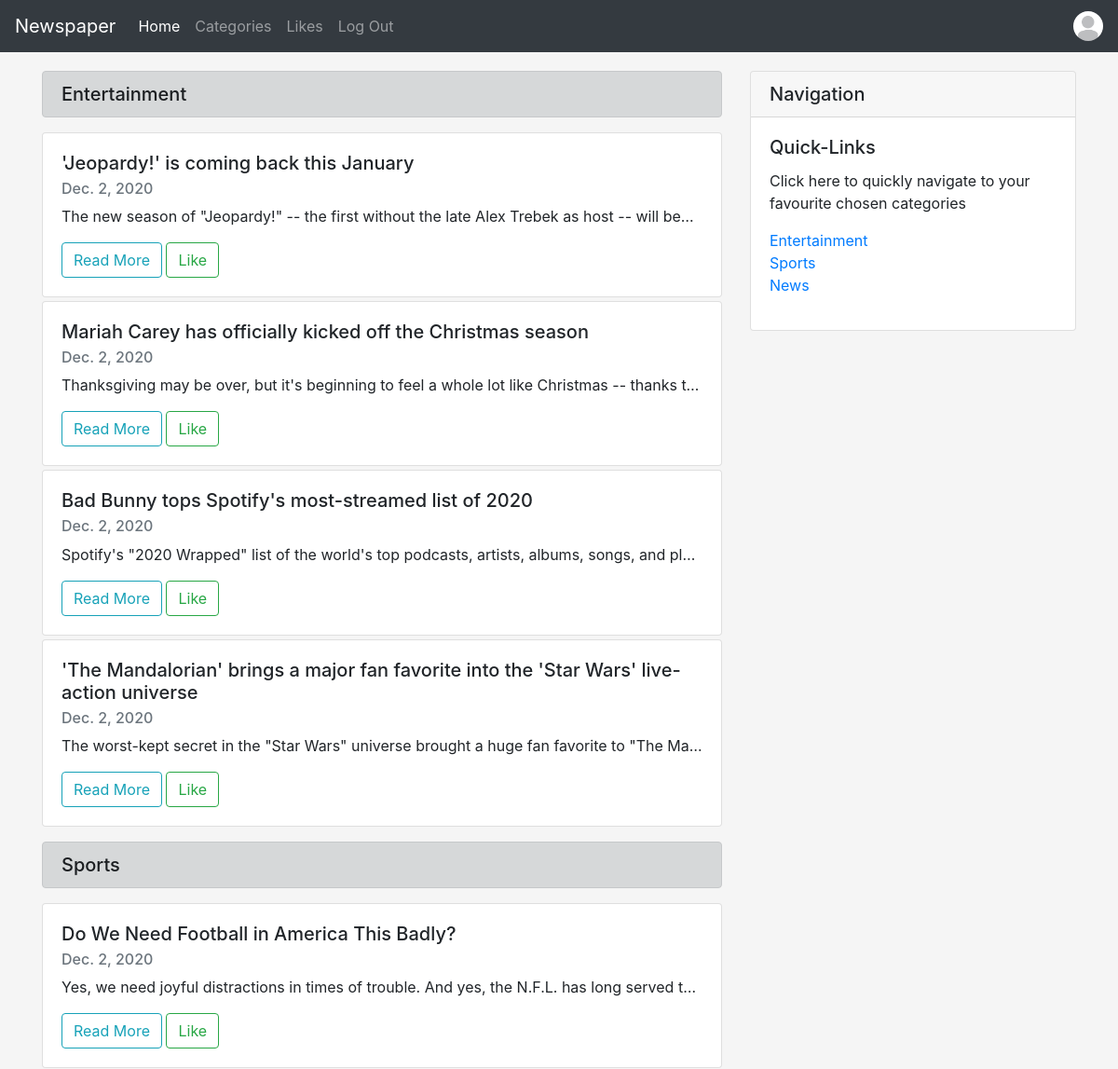
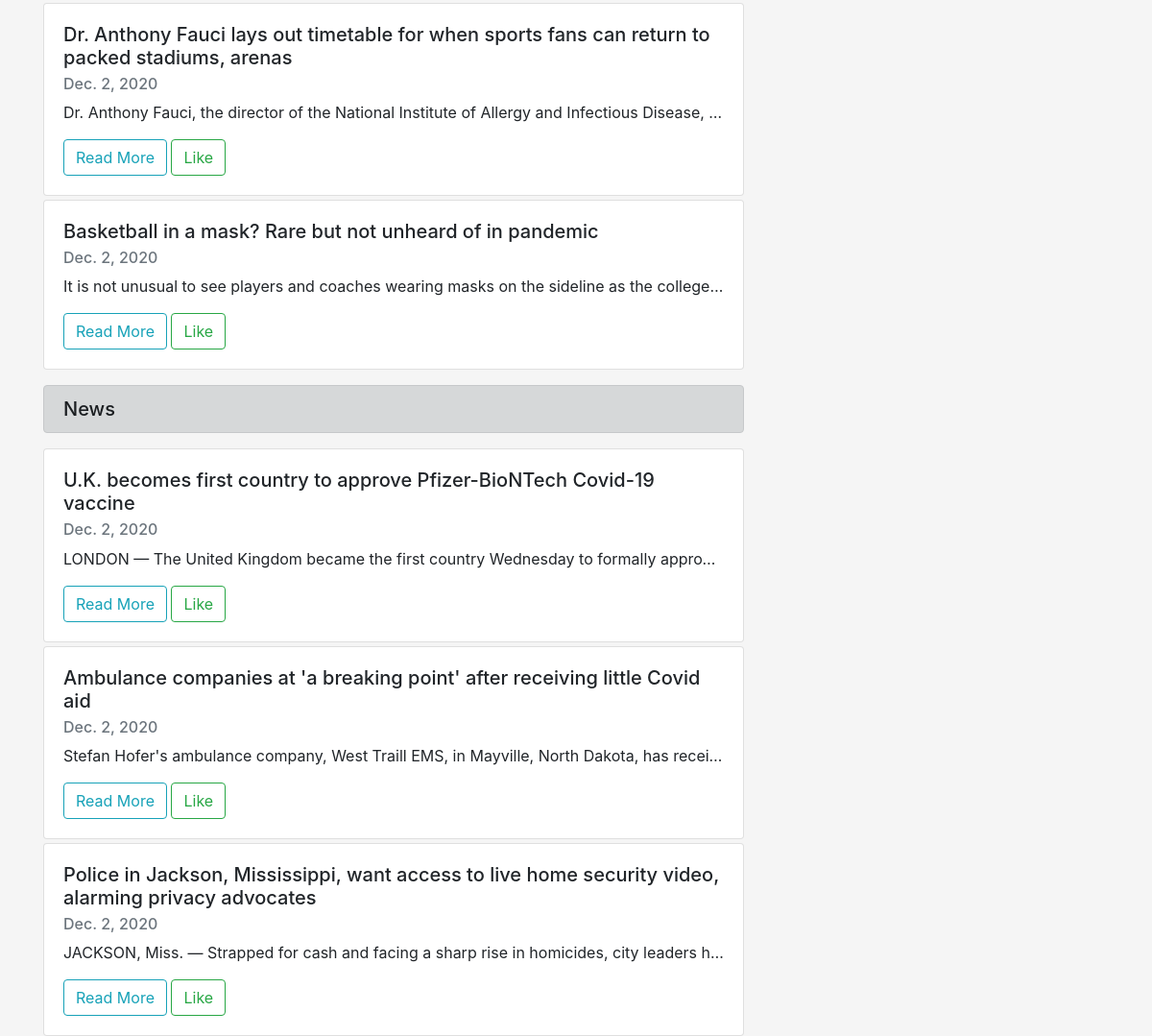
/newspaperapp/ (signed in), run on the app's committed database (2 pictures, top to bottom).
### newspaperapp/models.py (models this page shows, shortened)
class newsCategory(models.Model):
    name = models.CharField(max_length = 250, null=True, blank=True)
    def __str__(self):
        return self.name

class newsArticle(models.Model):
    headline = models.CharField(max_length = 500)
    text = models.TextField()
    category = models.ForeignKey(newsCategory, null=True, blank=True, on_delete=models.SET_NULL, related_name='newsArticles',)
    date = models.DateField(auto_now=False, auto_now_add=False)
    likes = models.ManyToManyField(User, blank=True, related_name="likes")

### newspaperapp/views.py (the view)
# urls.py: path('', viewArticles, name='index'),
@login_required(login_url='login')
def viewArticles(request):
    return render(request, 'newspaperapp/index.html', {
    'categories': newsCategory.objects.all(),
    })

### newspaperapp/templates/newspaperapp/index.html (shortened to what this page needs)
{% extends 'newspaperapp/base.html' %}
    {% block body %}
    <nav class="navbar navbar-expand-lg navbar-dark bg-dark">
        <a class="navbar-brand" href="{% url 'index' %}">Newspaper</a>
        <div class="collapse navbar-collapse" id="navbarSupportedContent">
            <ul class="navbar-nav mr-auto">
                <li class="nav-item active">
                    <a class="nav-link" href="{% url 'index' %}">Home <span class="sr-only">(current)</span></a>
                </li>
                <li class="nav-item">
                    <a class="nav-link" id="categories" href="{% url 'viewcategories' %}">Categories<span class="sr-only">(current)</span></a>
                </li>
                <li class="nav-item">
                    <a class="nav-link" href="{% url 'showLikes' %}">Likes<span class="sr-only">(current)</span></a>
                </li>
                <li class="nav-item">
                    <a class="nav-link" href="{% url 'logout' %}">Log Out</a>
                </li>
            </ul>
            <div class="my-2 my-lg-0">
                {% if user.userinfo.pic %}
                <a href="{% url 'viewuserinfo' %}"><img src="{{ user.userinfo.pic.url }}" width="32" height="32" class="rounded-circle" alt="Profile Picture"></a>
                {% else %}
                <a href="{% url 'viewuserinfo' %}"><img src="/media/images/default.jpg" width="32" height="32" class="rounded-circle" alt="Profile Picture"/></a>
                {% endif %}
            </div>
        </div>
    </nav>
    <div class="container">
        <div class="row mt-1">
            <div class="col-8" id="leftcol">
                {% if user.userinfo.favourites.all %}
                    {% for category in user.userinfo.favourites.all %}
                    <div id="{{category}}" class="mt-3 alert alert-dark">
                        <h5 class="m-auto">{{category.name}}</h5>
                    </div>
                        {% for newsArticle in category.newsArticles.all %}
                        <div class="card mt-1">
                            <div class="card-body">
                                <h5 class="card-title">{{newsArticle.headline}}</h5>
                                <h6 class="card-subtitle mb-2 text-muted">{{newsArticle.date}}</h6>
                                <p class="card-text articleText">{{newsArticle.text}}</p>
                                <div class="likebuttons">
                                    <a href="{% url 'viewArticle' newsArticle.id %}" class="btn btn-outline-info">Read More</a>
                                    {% if user in newsArticle.likes.all %}
                                        <button  type="button" class="btn btn-success dislike" id= "dislike{{newsArticle.id}}" data-id="{{newsArticle.id}}">Dislike</button>
                                    {% else %}
                                        <button type="button" class="btn btn-outline-success like" id= "like{{newsArticle.id}}" data-id="{{newsArticle.id}}">Like</button>
                                    {% endif %}
                                </div>
                            </div>
                        </div>
                        {% endfor %}
                    {% endfor %}
                {% endif %}
            </div>
            <div class="col-4" id="rightcol">
                <div class="card my-3">
                    <div class="card-header">
                        <h5 class="m-auto">Navigation</h5>
                    </div>
                    <div class="card-body">
                        <h5 class="card-title">Quick-Links</h5>
                        <p class="card-text">Click here to quickly navigate to your favourite chosen categories</p>
                        <ul class="pl-0" style="list-style-type: none;">
                        {% if user.userinfo.favourites.all %}
                            {% for category in user.userinfo.favourites.all %}
                                <li><a class="text-decoration-none" href="#{{category}}">{{category}}</a></li>
                            {% endfor %}
                        {% else %}
                            <p class="card-text">You have no favourites selected</p>
                        {% endif %}
                        </ul>
                    </div>
                </div>
            </div>
        </div>
    </div>
    {% endblock %}

### newspaperapp/templates/newspaperapp/base.html (shortened to what this page needs)
{% load static %}
<html lang="en">
    <head>
        <link rel="stylesheet" href="https://cdn.jsdelivr.net/npm/bootstrap@4.5.3/dist/css/bootstrap.min.css">
        <link rel="stylesheet" type="text/css" href="{% static 'newspaperapp/style.css' %}">
    </head>
    <body>
        {% block body %}
        {% endblock %}
    </body>
</html>

### newspaperapp/static/newspaperapp/style.css (style rules this page uses)
:root { --input-padding-x: .75rem; --input-padding-y: .75rem; }
html, body { height: 100%; background-color: #f5f5f5; }
.articleText { text-overflow: ellipsis; overflow: hidden; white-space: nowrap; }

### data on the page
newsCategory: name "Entertainment"
newsArticle: headline "'Jeopardy!' is coming back this January", date "Dec. 2, 2020", text "The new season of \"Jeopardy!\" -- the first without the late Alex Trebek as host -- will be…"
newsArticle: headline "Mariah Carey has officially kicked off the Christmas season", date "Dec. 2, 2020", text "Thanksgiving may be over, but it's beginning to feel a whole lot like Christmas -- thanks t…"
newsArticle: headline "Bad Bunny tops Spotify's most-streamed list of 2020", date "Dec. 2, 2020", text "Spotify's \"2020 Wrapped\" list of the world's top podcasts, artists, albums, songs, and pl…"
newsArticle: headline "'The Mandalorian' brings a major fan favorite into the 'Star Wars' live-action universe", date "Dec. 2, 2020", text "The worst-kept secret in the \"Star Wars\" universe brought a huge fan favorite to \"The Ma…"
newsCategory: name "Sports"
newsArticle: headline "Do We Need Football in America This Badly?", date "Dec. 2, 2020", text "Yes, we need joyful distractions in times of trouble. And yes, the N.F.L. has long served t…"
newsArticle: headline "Dr. Anthony Fauci lays out timetable for when sports fans can return to packed stadiums, arenas", date "Dec. 2, 2020", text "Dr. Anthony Fauci, the director of the National Institute of Allergy and Infectious Disease,…"
newsArticle: headline "Basketball in a mask? Rare but not unheard of in pandemic", date "Dec. 2, 2020", text "It is not unusual to see players and coaches wearing masks on the sideline as the college…"
newsCategory: name "News"
newsArticle: headline "U.K. becomes first country to approve Pfizer-BioNTech Covid-19 vaccine", date "Dec. 2, 2020", text "LONDON — The United Kingdom became the first country Wednesday to formally appro…"
newsArticle: headline "Ambulance companies at 'a breaking point' after receiving little Covid aid", date "Dec. 2, 2020", text "Stefan Hofer's ambulance company, West Traill EMS, in Mayville, North Dakota, has recei…"
newsArticle: headline "Police in Jackson, Mississippi, want access to live home security video, alarming privacy advocates", date "Dec. 2, 2020", text "JACKSON, Miss. — Strapped for cash and facing a sharp rise in homicides, city leaders h…"
